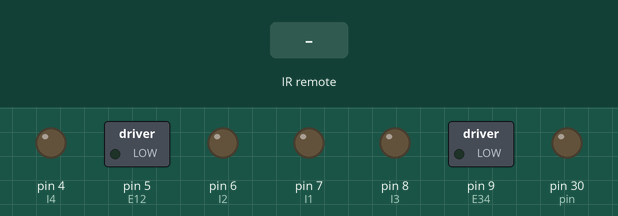
A sketch run on a simulated Arduino Mega 2560, built with avr-gcc and run on an emulated ATmega2560. Shown: switched loads named in the sketch (green lamp = pin HIGH), output pins drawn as LEDs (lit = HIGH). Inputs (shaded band) come from the test bench.

Above: at 1.2 s.
1.3 s: infrared code 0xFFA05F received
At 1.7 s:
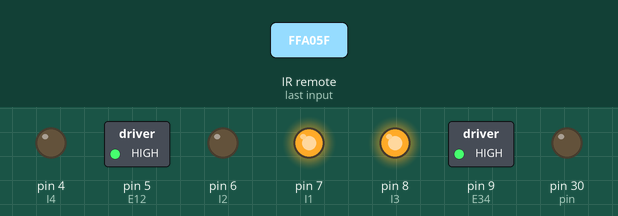
2.8 s: infrared code 0xFF7887 received
At 4.0 s:
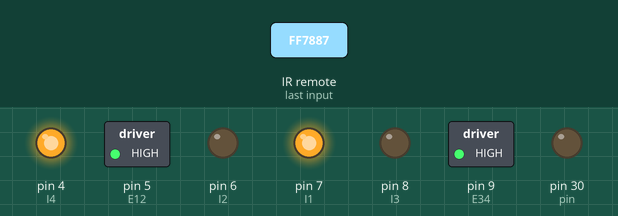
4.3 s: infrared code 0xFF50AF received
At 5.3 s:
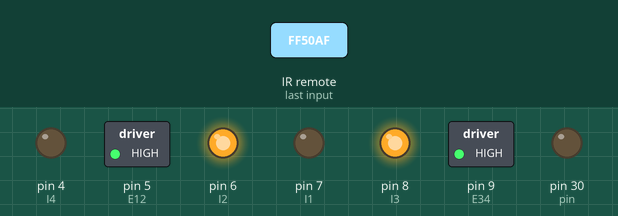
5.8 s: infrared code 0xFF40BF received
At 6.5 s:
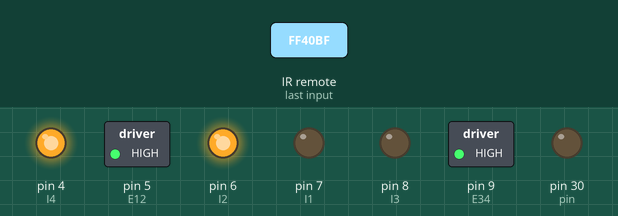
7.3 s: infrared code 0xFF02FD received
At 7.8 s:
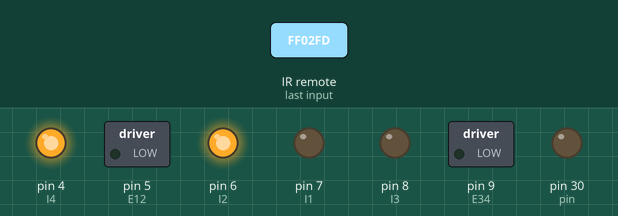
Timing chart, 0 to 9.8 s (numbered marks = the images above; inputs shaded):
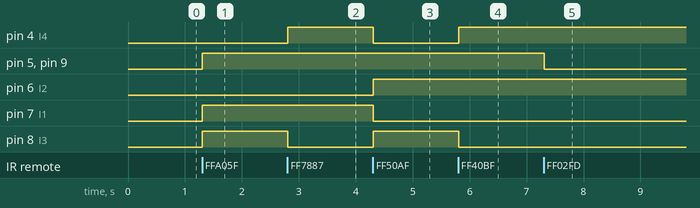

The sketch:

motor_l293d.ino
```cpp
int pin = 30; // 17 = rx, 30=tx led

enum { // l293 pin-match
   E12 = 5,  I1 = 7,  I2 = 6, // left
   E34=9,   I4=4,   I3=8 // right
  };

 #include <IRremote.h>

int RECV_PIN = 16;

IRrecv irrecv(RECV_PIN);

decode_results results;


void setup() {
  pinMode(pin,OUTPUT);
  pinMode(E12,OUTPUT); pinMode(I1,OUTPUT);pinMode(I2,OUTPUT);
  pinMode(E34,OUTPUT); pinMode(I3,OUTPUT);pinMode(I4,OUTPUT);
    irrecv.enableIRIn(); // Start the receiver
}

void motor(int l, int r) {
if (l==0) digitalWrite(E12,LOW); else {
   digitalWrite(I1,l>0); digitalWrite(I2,l<0);
   digitalWrite(E12,HIGH);
   }
 if (r==0) digitalWrite(E34,LOW); else {
   digitalWrite(I3,r>0); digitalWrite(I4,r<0);
   digitalWrite(E34,HIGH);
   }

}


void loop() {
 if (irrecv.decode(&results)) {
    Serial.println(results.value, HEX);
    switch (results.value) {
case 0xFFA05F:  // up
    motor(1,1);
    break;
case 0xFF7887 : // left
    motor(1,-1);
    break;
case 0xFF50AF : // right
    motor(-1,1);
    break;
case 0xFF40BF: // down
    motor(-1,-1);
    break;
case 0xFF02FD :// stop
    motor(0,0);
    break;
    }
    irrecv.resume(); // Receive the next value
}
  delay(100);
//  motor(0,0);
 //motor(0,1);
 //digitalWrite(pin,HIGH);
// delay(1000);
// digitalWrite(pin,LOW);
 //motor(0,-1);
// delay(1000);
}
```

Measured:
- after the input at 1.3 s, pin 5 (E12), pin 7 (I1), pin 8 (I3), pin 9 (E34): LOW → HIGH at once
- after the input at 2.8 s, pin 4 (I4): LOW → HIGH at once; pin 8 (I3): HIGH → LOW at once
- after the input at 4.3 s, pin 4 (I4), pin 7 (I1): HIGH → LOW at once; pin 6 (I2), pin 8 (I3): LOW → HIGH at once
- after the input at 5.8 s, pin 4 (I4): LOW → HIGH at once; pin 8 (I3): HIGH → LOW at once
- after the input at 7.3 s, pin 5 (E12), pin 9 (E34): HIGH → LOW at once
